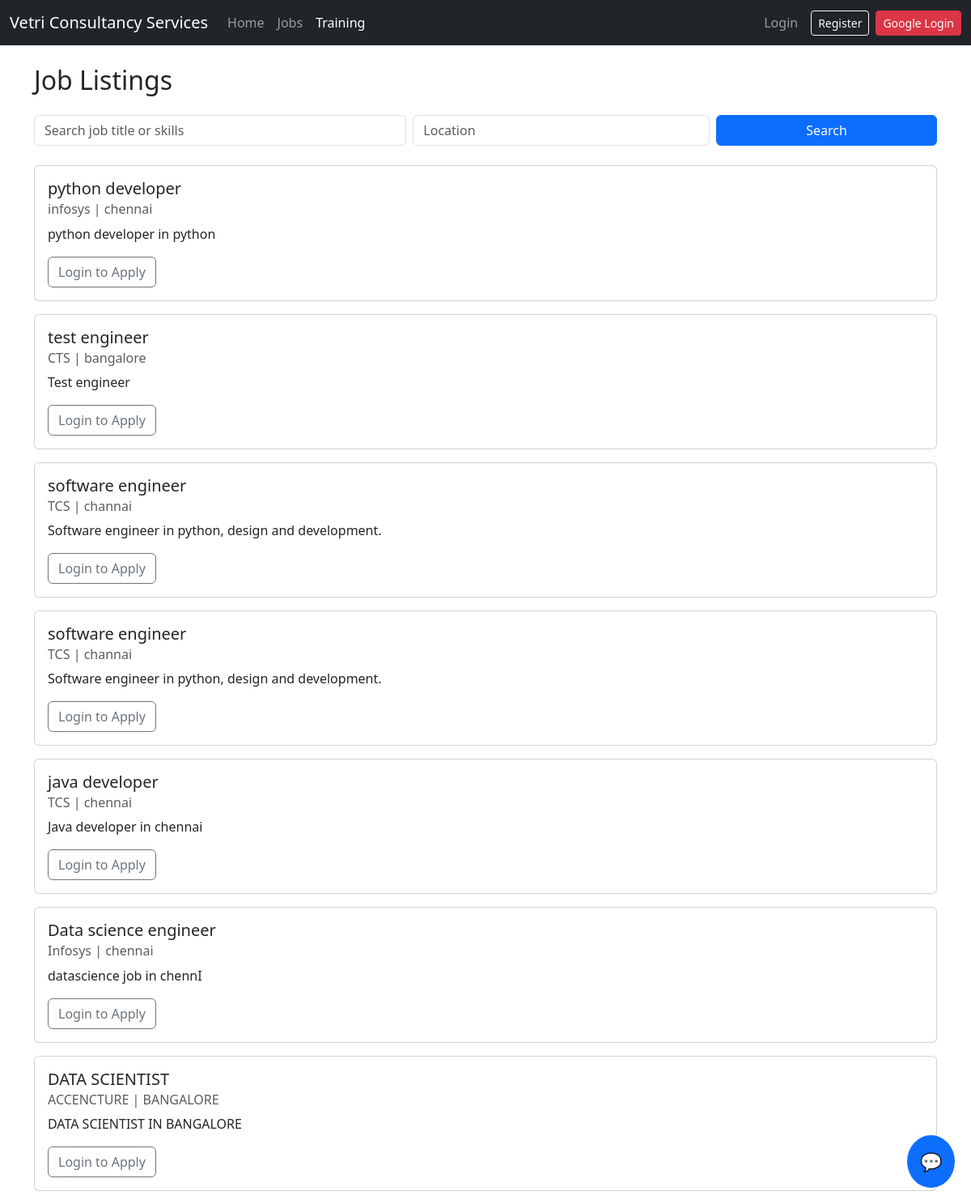
The page / on the database its author committed.
### jobs/models.py (models this page shows, shortened)
class Job(models.Model):
    title = models.CharField(max_length=200)
    company = models.CharField(max_length=200)
    location = models.CharField(max_length=200)
    description = models.TextField()
    posted_on = models.DateTimeField(auto_now_add=True)

### jobs/views.py (the view, shortened to what this page needs)
# urls.py: path("", views.job_list, name="list"),
def job_list(request):
    query = request.GET.get("q", "")
    location = request.GET.get("location", "")
    all_jobs = Job.objects.all()
    if query:
        all_jobs = all_jobs.filter(
            Q(title__icontains=query) |
            Q(description__icontains=query)
        )
    if location:
        all_jobs = all_jobs.filter(location__icontains=location)
    recommended_jobs = []
    applied_jobs = []
    profile = None
    completion = 0
    return render(request, "jobs/job_list.html", {
        "jobs": all_jobs,
        "recommended_jobs": recommended_jobs,
        "applied_jobs": applied_jobs,
        "profile": profile,
        "completion": completion,
        "query": query,
        "location": location,
    })

### jobs/templates/jobs/job_list.html (shortened to what this page needs)
{% extends "base.html" %}
{% block content %}
<h2 class="mb-4">Job Listings</h2>
<form method="get" class="mb-4">
  <div class="row g-2">
    <div class="col-md-5">
      <input type="text" name="q"
             value="{{ query }}"
             class="form-control"
             placeholder="Search job title or skills">
    </div>
    <div class="col-md-4">
      <input type="text" name="location"
             value="{{ location }}"
             class="form-control"
             placeholder="Location">
    </div>
    <div class="col-md-3">
      <button class="btn btn-primary w-100">
        Search
      </button>
    </div>
  </div>
</form>
{% for job in jobs %}
  <div class="card mb-3">
    <div class="card-body">
      <h5 class="card-title">{{ job.title }}</h5>
      <h6 class="card-subtitle text-muted mb-2">
        {{ job.company }} | {{ job.location }}
      </h6>
      <p class="card-text">
        {{ job.description|truncatewords:25 }}
      </p>
      {% if user.is_authenticated %}
        {% if job.id in applied_jobs %}
          <span class="badge bg-success">Applied</span>
        {% else %}
          {% if completion == 100 %}
            <a href="{% url 'jobs:apply' job.id %}" class="btn btn-primary">
              Apply
            </a>
          {% else %}
            <a href="{% url 'profiles:setup' %}" class="btn btn-warning">
              Complete Profile to Apply
            </a>
          {% endif %}
        {% endif %}
      {% else %}
        <a href="{% url 'login' %}" class="btn btn-outline-secondary">
          Login to Apply
        </a>
      {% endif %}
    </div>
  </div>
{% empty %}
  <div class="alert alert-warning">
    No jobs available
  </div>
{% endfor %}
{% endblock %}

### templates/base.html (shortened to what this page needs)
<!DOCTYPE html>
<html>
<head>
    {% load static %}
    <link href="https://cdn.jsdelivr.net/npm/bootstrap@5.3.2/dist/css/bootstrap.min.css" rel="stylesheet">
    <link rel="stylesheet" href="{% static 'chatbot/chat.css' %}">
</head>
<body>
{% load socialaccount %}
<nav class="navbar navbar-expand-lg navbar-dark bg-dark">
  <div class="container-fluid">
    <a class="navbar-brand" href="{% url 'jobs:list' %}">
      Vetri Consultancy Services
    </a>
    <div class="collapse navbar-collapse" id="navbarNav">
      <ul class="navbar-nav me-auto">
        <li class="nav-item">
          <a class="nav-link" href="{% url 'jobs:list' %}">Home</a>
        </li>
        <li class="nav-item">
          <a class="nav-link" href="{% url 'jobs:list' %}">Jobs</a>
        </li>
        <a href="{% url 'training:home' %}" class="nav-link text-white">Training</a>
      </ul>
      <ul class="navbar-nav ms-auto align-items-center">
        {% if user.is_authenticated %}
          {% if user.is_staff %}
            <li class="nav-item text-white me-3">
              Hi {{ user.username }}
            </li>
          {% else %}
            <li class="nav-item">
              <a class="nav-link"
                 href="{% url 'dashboard:user' %}">
                My Dashboard
              </a>
            </li>
            <li class="nav-item">
              <a class="nav-link"
                 href="{% url 'profiles:setup' %}">
                Profile setup
              </a>
            </li>
            <li class="nav-item">
              <a href="{% url 'profiles:view' %}" class="btn btn-outline-light me-2">
  My Profile
</a>
            </li>
          {% endif %}
          <li class="nav-item ms-2">
            <form method="post" action="{% url 'logout' %}">
              {% csrf_token %}
              <button type="submit" class="btn btn-danger btn-sm">
                Logout
              </button>
            </form>
          </li>
        {% else %}
          <li class="nav-item">
            <a class="nav-link" href="{% url 'account_login' %}">
              Login
            </a>
          </li>
          <li class="nav-item ms-2">
            <a class="btn btn-outline-light btn-sm"
               href="{% url 'accounts:register' %}">
              Register
            </a>
          </li>
          <li class="nav-item ms-2">
            <a class="btn btn-danger btn-sm"
               href="{% provider_login_url 'google' %}">
              Google Login
            </a>
          </li>
        {% endif %}
      </ul>
    </div>
  </div>
</nav>
<div class="container mt-4">
    {% block content %}{% endblock %}
</div>
{% include "chatbot/chat_widget.html" %}
</body>
</html>

### chatbot/templates/chatbot/chat_widget.html (shortened to what this page needs)
<div id="chatbot-toggle">💬</div>

### chatbot/static/chatbot/chat.css (style rules this page uses)
#chatbot-toggle { position: fixed; bottom: 20px; right: 20px; background: #0d6efd; color: white; padding: 16px; border-radius: 50%; font-size: 22px; cursor: pointer; z-index: 9999; }

### rows shown on the page
Job: title "python developer", company "infosys", location "chennai", description "python developer in python"
Job: title "test engineer", company "CTS", location "bangalore", description "Test engineer"
Job: title "software engineer", company "TCS", location "channai", description "Software engineer in python, design and development."
Job: title "software engineer", company "TCS", location "channai", description "Software engineer in python, design and development."
Job: title "java developer", company "TCS", location "chennai", description "Java developer in chennai"
Job: title "Data science engineer", company "Infosys", location "chennai", description "datascience job in chennI"
Job: title "DATA SCIENTIST", company "ACCENCTURE", location "BANGALORE", description "DATA SCIENTIST IN BANGALORE"
